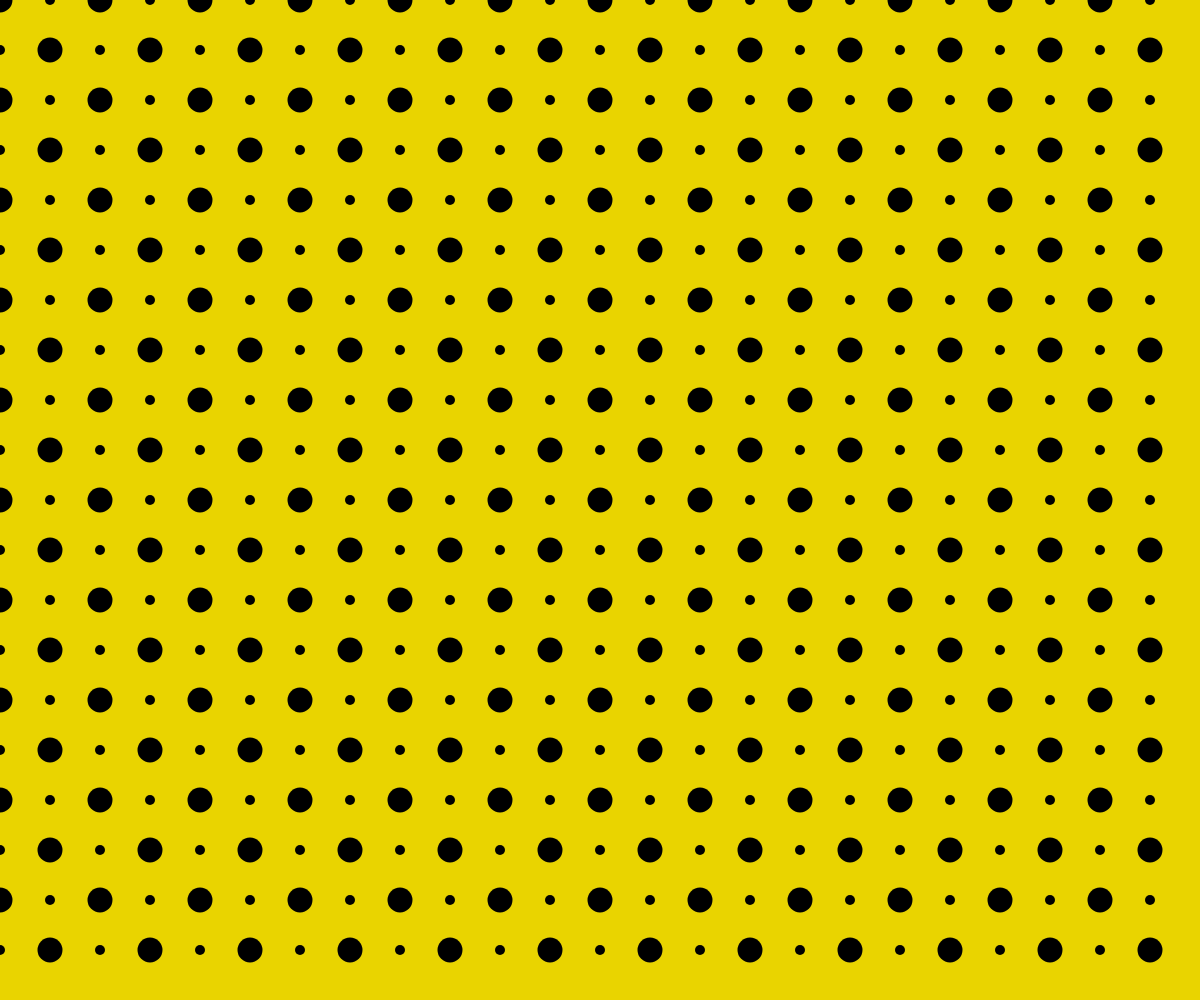
Frame 1 (no input)
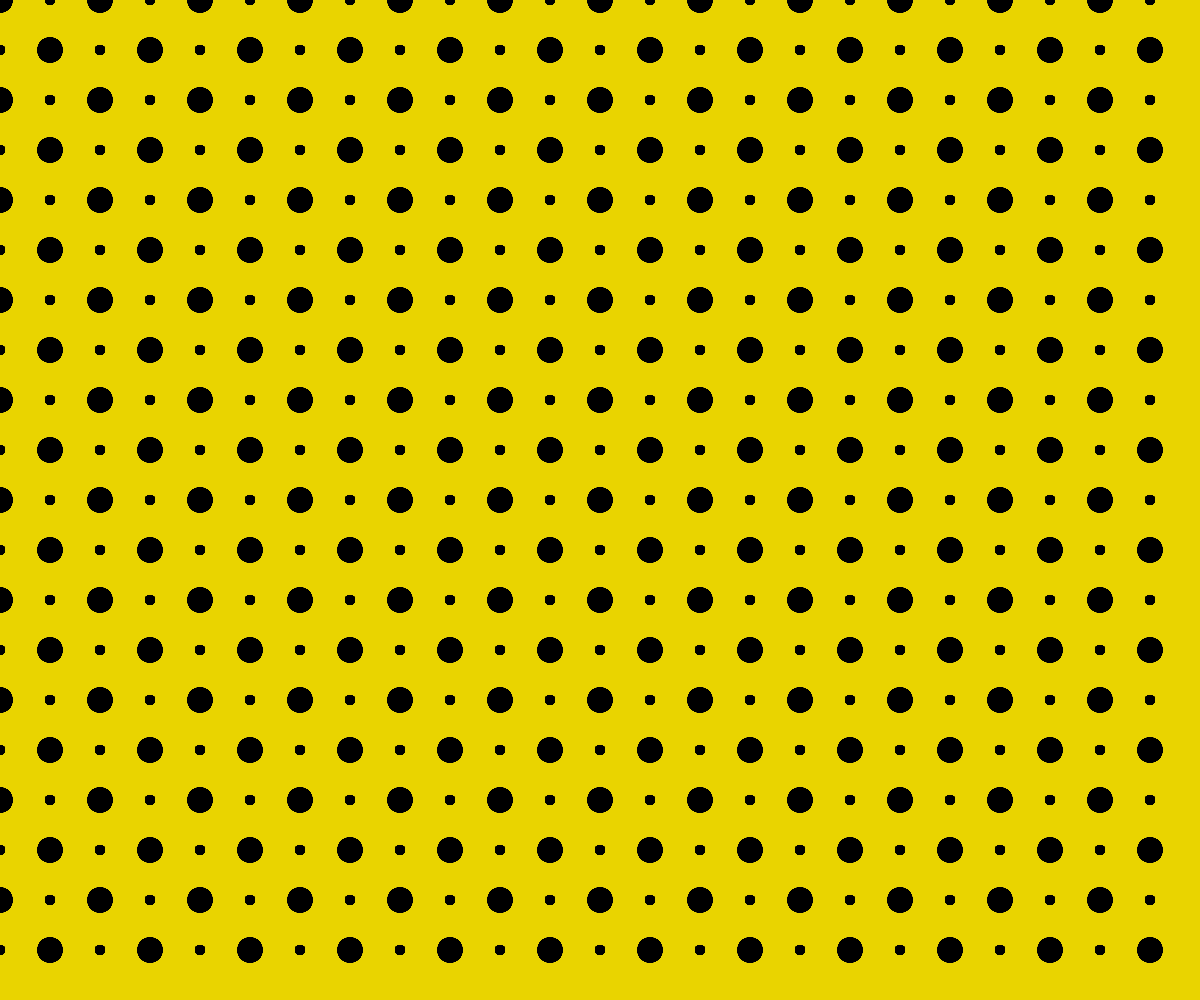
Frame 60 (no input)
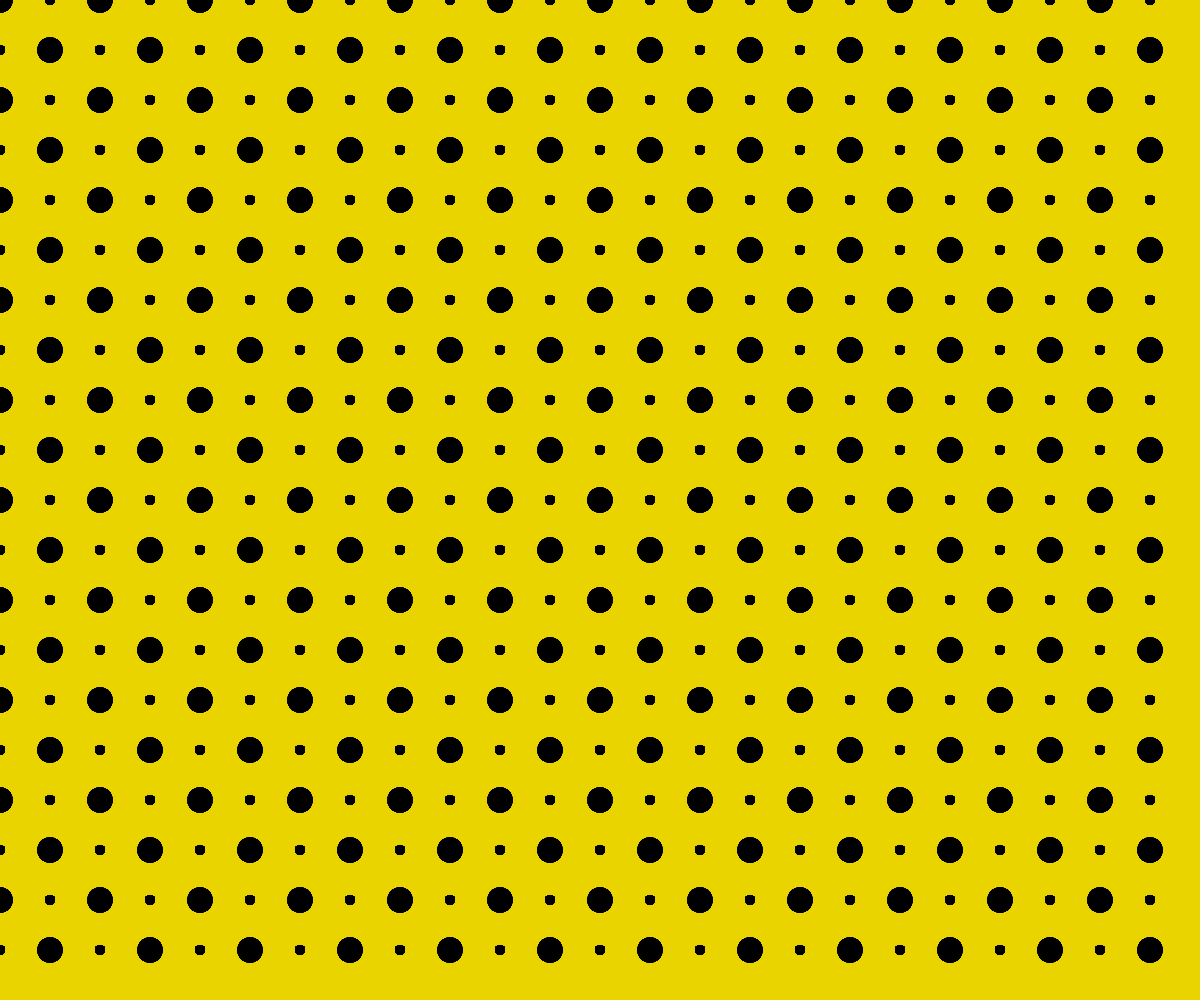
Frame 120 (the mouse pressed at the canvas centre since frame 60)

The p5.js sketch that drew these frames (run headless with seeded random() and noise() and a simulated clock; from frame 60 on, the mouse is pressed at the canvas centre):

// p5.js sketch
// ── sketch.js
function setup() {
  createCanvas(windowWidth, windowHeight);
  background(233,212,0)
}

function draw() {
  for (let x = 0; x < windowWidth; x += 50) {
    for (let y = 0; y < windowHeight; y += 50) {
      
      if ((x + y) % 100 === 0) {  
        fill(0);
        noStroke();
        ellipse(x, y, 25); 
      } else {
        fill(0);
        noStroke();
        ellipse(x, y, 10); 
      }
    }
  }
}
